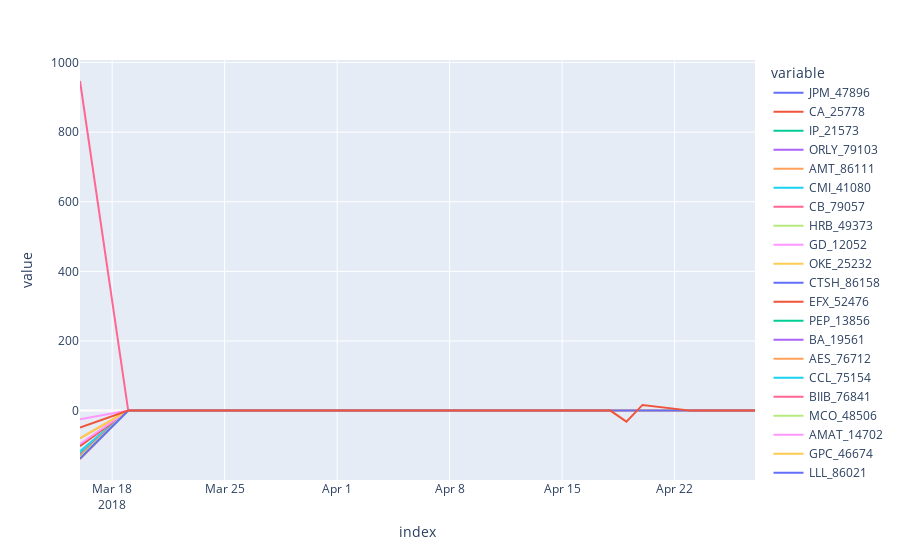

Write notebook code for a chart like this one.
### Code cell
px.line(simulator.historical_trades)
